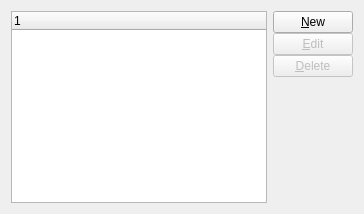
     <widget class="QWidget" name="_characteristicsTab">
      <attribute name="title">
       <string>Characteristics</string>
      </attribute>
      <layout class="QGridLayout">
       <item row="0" column="0">
        <widget class="XTreeWidget" name="_charass">
         <property name="focusPolicy">
          <enum>Qt::ClickFocus</enum>
         </property>
        </widget>
       </item>
       <item row="0" column="1">
        <layout class="QVBoxLayout">
         <property name="spacing">
          <number>0</number>
         </property>
         <item>
          <widget class="QPushButton" name="_newCharacteristic">
           <property name="text">
            <string>&amp;New</string>
           </property>
          </widget>
         </item>
         <item>
          <widget class="QPushButton" name="_editCharacteristic">
           <property name="enabled">
            <bool>false</bool>
           </property>
           <property name="text">
            <string>&amp;Edit</string>
           </property>
          </widget>
         </item>
         <item>
          <widget class="QPushButton" name="_deleteCharacteristic">
           <property name="enabled">
            <bool>false</bool>
           </property>
           <property name="text">
            <string>&amp;Delete</string>
           </property>
          </widget>
         </item>
         <item>
          <spacer>
           <property name="orientation">
            <enum>Qt::Vertical</enum>
           </property>
           <property name="sizeType">
            <enum>QSizePolicy::Expanding</enum>
           </property>
           <property name="sizeHint" stdset="0">
            <size>
             <width>20</width>
             <height>0</height>
            </size>
           </property>
          </spacer>
         </item>
        </layout>
       </item>
      </layout>
     </widget>
